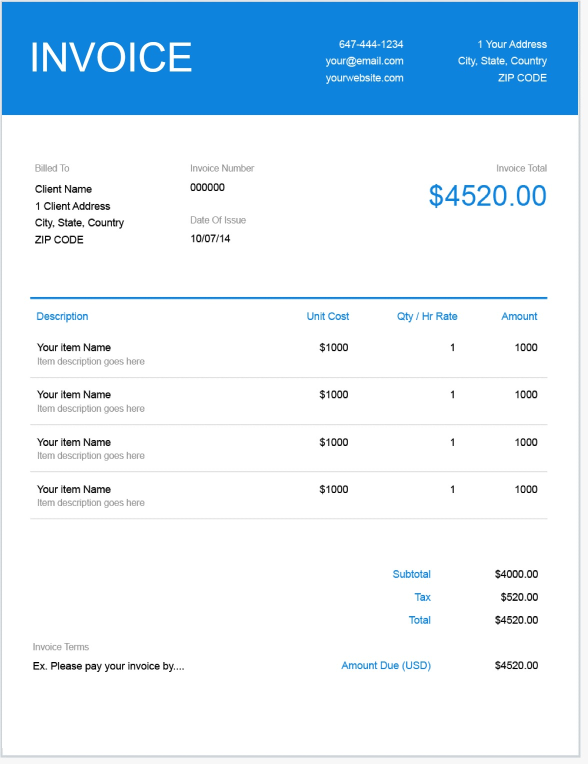
#> input picture sample_invoice.jpeg, 1176 x 1528 px (shown at 1/2 size)
$ python -i ocr.py   (imports and definitions only)
#> lines starting #> are read from the running program, lines starting #| are printed output that depends on the picture; after the words box and inside, x2 and y2 are one past the last pixel; in counts of white or black regions, pixels touching at a corner belong together
"""
utils/ocr.py — Layout-aware Tesseract OCR
"""
import pytesseract
from pytesseract import Output
from PIL import Image, ImageEnhance, ImageFilter
import numpy as np
import cv2

pytesseract.pytesseract.tesseract_cmd = r"C:\Program Files\Tesseract-OCR\tesseract.exe"

def _preprocess(image_path):
    """OpenCV preprocessing: denoise, deskew, sharpen, binarize."""
#> called with image_path = '../sample_invoice.jpeg'
    img_cv = cv2.imread(image_path)
#> img_cv is the input picture: shape (1528, 1176, 3); mean B, G, R 246.8, 233.8, 216.7
    if img_cv is None:
        return image_path   # fallback: use original

    gray = cv2.cvtColor(img_cv, cv2.COLOR_BGR2GRAY)
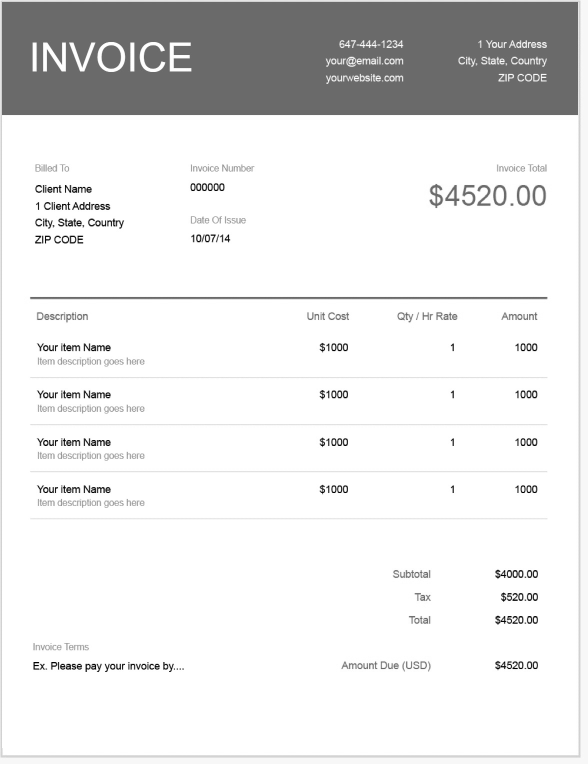
#> gray: shape (1528, 1176) (shown at 1/2 size); min 0, max 255, mean 230.2
    gray = cv2.fastNlMeansDenoising(gray, h=10)

    # Deskew
    coords = np.column_stack(np.where(gray < 128))
#> coords = 267530 pairs, first value 4 to 1343, second value 4 to 1155
    if len(coords) > 10:
        angle = cv2.minAreaRect(coords)[-1]
#> angle = -90
        if angle < -45:
            angle = 90 + angle
#> angle = 0
        if abs(angle) > 0.5:
            h, w = gray.shape[:2]
            M = cv2.getRotationMatrix2D((w//2, h//2), angle, 1.0)
            gray = cv2.warpAffine(gray, M, (w, h),
                                  flags=cv2.INTER_CUBIC,
                                  borderMode=cv2.BORDER_REPLICATE)

    # Sharpen
    pil = Image.fromarray(gray)
    pil = ImageEnhance.Sharpness(pil).enhance(2.0)
    gray = np.array(pil)

    # Binarize
    _, binary = cv2.threshold(gray, 0, 255, cv2.THRESH_BINARY + cv2.THRESH_OTSU)
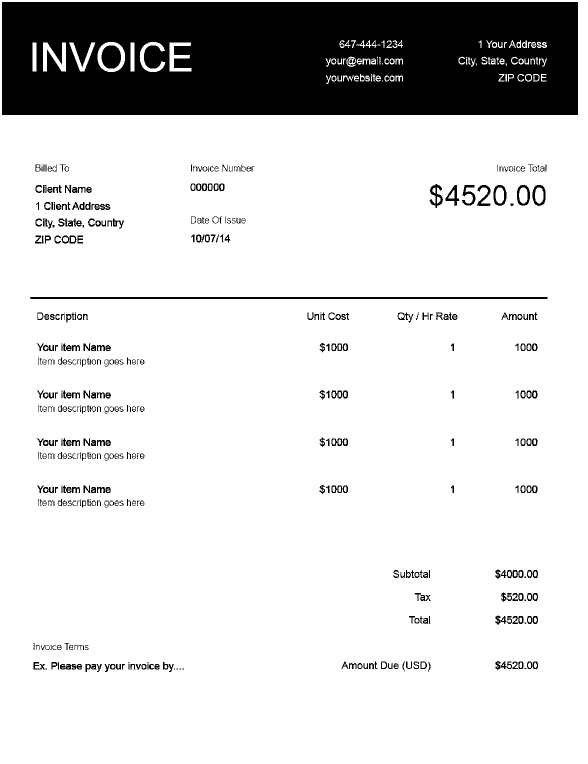
#> binary: shape (1528, 1176) (shown at 1/2 size); 84.3% white; 474 black regions (68 under 20 px), largest, box (x1, y1, x2, y2) and area: (4, 4, 1156, 230) 246809, (60, 594, 1095, 598) 4138, (203, 91, 242, 137) 1463

    # Scale up small images
    hh, ww = binary.shape
#> hh = 1528; ww = 1176
    if ww < 1000:
        scale = 1000 / ww
        binary = cv2.resize(binary, None, fx=scale, fy=scale,
                            interpolation=cv2.INTER_CUBIC)

    tmp_path = image_path + "_proc.png"
    cv2.imwrite(tmp_path, binary)
    return tmp_path


# [70 lines left out: function extract_lines_with_layout, not called in this run]

>>> result = _preprocess('../sample_invoice.jpeg')
